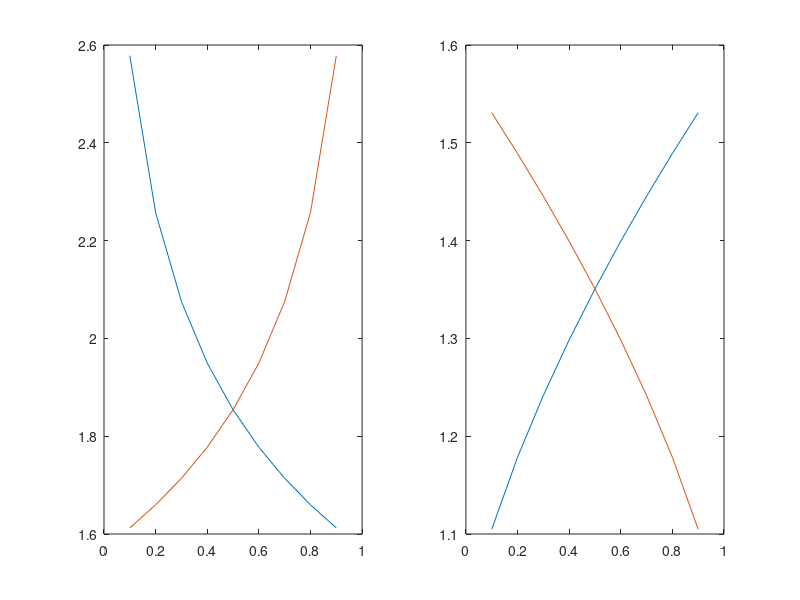

Recreate this plot in MATLAB.
% This function compares the polynomial approximation of the complete ellipic
% integrals given in Abramowitz and Stegun with Matlab's implementation.

% The results are idential if m is set to m-1 in the polynomial
% approximation.

% testRing.m confirms that using the function as given by Matlab gives the
% correct result.

m = [0.1 0.2 0.3 0.4 0.5 0.6 0.7 0.8 0.9];    

a0 = 1.3862944;
a1 = 0.1119723;
a2 = 0.0725296;
b0 = 0.5;
b1 = 0.1213478;
b2 = 0.0288729;
K = (a0+a1*m+a2*m.^2) + (b0+b1*m+b2*m.^2).*log(ones(size(m))./m);
[K2,E2] = ellipke(m);

subplot(1,2,1);
plot(m,K,m,K2);

a1 = 0.4630151;
a2 = 0.1077812;
b1 = 0.2452727;
b2 = 0.0412496;
E = (1+a1*m+a2*m.^2) + (b1*m+b2*m.^2).*log(ones(size(m))./m);

subplot(1,2,2);
plot(m,E,m,E2);